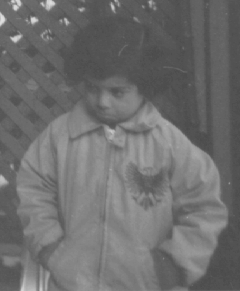
#> input picture final_exam/pout.tif, 240 x 291 px
$ python solve14.py
#> lines starting #> are read from the running program, lines starting #| are printed output that depends on the picture
"""Problem 14: Match the histogram of one image to a reference image."""

from contextlib import redirect_stdout
from io import StringIO
from pathlib import Path
import sys
from textwrap import wrap

import cv2
import matplotlib
import numpy as np

import matplotlib.pyplot as plt

BASE_DIR = Path(__file__).resolve().parent


class Tee(StringIO):
    def write(self, text: str) -> int:
        sys.__stdout__.write(text)
        sys.__stdout__.flush()
        return super().write(text)


def run_with_gui(main, title: str) -> None:
    capture = Tee()
    with redirect_stdout(capture):
        main()
    text = "\n".join(
        part for line in capture.getvalue().strip().splitlines()
        for part in (wrap(line, width=90) or [""])
    )
    if text:
        figure = plt.figure(figsize=(10, 5))
        figure.canvas.manager.set_window_title(title)
        figure.text(0.03, 0.95, text, va="top", family="monospace")
        figure.suptitle(title, fontweight="bold")
        plt.axis("off")
        plt.show()
        plt.close(figure)


def load_gray(name: str) -> np.ndarray:
#> called with name = 'pout.tif'
    image = cv2.imread(str(BASE_DIR / name), cv2.IMREAD_GRAYSCALE)
#> image is the input picture: shape (291, 240); min 74, max 224, mean 110.3
#> call 2 of load_gray, with name = 'cameraman.tif'
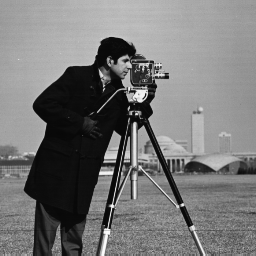
#> input picture final_exam/cameraman.tif, 256 x 256 px
#> in load_gray, image is the input picture: shape (256, 256); min 7, max 253, mean 118.7
    if image is None:
        raise FileNotFoundError(f"Could not read {BASE_DIR / name}")
    return image


def resize_like(image: np.ndarray, reference: np.ndarray) -> np.ndarray:
    return cv2.resize(image, (reference.shape[1], reference.shape[0]))
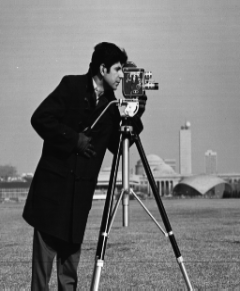
#> returned value: shape (291, 240); min 7, max 251, mean 118.6


def save_panels(filename: str, panels: list[tuple[str, np.ndarray]]) -> None:
    figure, axes = plt.subplots(1, len(panels), figsize=(4 * len(panels), 4))
    for axis, (title, image) in zip(axes, panels):
        axis.imshow(image, cmap="gray", vmin=0, vmax=255)
        axis.set_title(title)
        axis.axis("off")
    figure.tight_layout()
    plt.show()
    plt.close(figure)


def histogram_match(source: np.ndarray, reference: np.ndarray) -> np.ndarray:
    source_hist = np.bincount(source.ravel(), minlength=256).astype(np.float64)
#> source_hist = 256 values, max 3628 at index 82, min 0 at index 0, mean 272.8
    reference_hist = np.bincount(
        reference.ravel(), minlength=256
    ).astype(np.float64)
#> reference_hist = 256 values, max 1839 at index 14, min 0 at index 0, mean 272.8
    source_cdf = np.cumsum(source_hist) / source.size
#> source_cdf = 256 values from 0 to 1
    reference_cdf = np.cumsum(reference_hist) / reference.size
#> reference_cdf = 256 values from 0 to 1

    lookup = np.empty(256, dtype=np.uint8)
    for intensity in range(256):
        lookup[intensity] = np.argmin(
            np.abs(reference_cdf - source_cdf[intensity])
        )
#> after the loop, lookup = 256 values from 0 to 251
    return lookup[source]
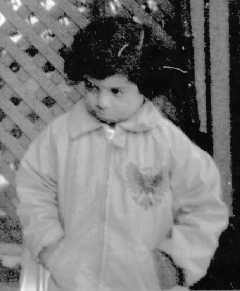
#> returned value: shape (291, 240); min 0, max 251, mean 120.2


def main() -> None:
    source = load_gray("pout.tif")
    reference = resize_like(load_gray("cameraman.tif"), source)
    matched = histogram_match(source, reference)
    save_panels(
        "solve14_histogram_matching.png",
        [
            ("Source", source),
            ("Reference", reference),
            ("Histogram matched", matched),
        ],
    )
#> in save_panels, `plt.show()`:
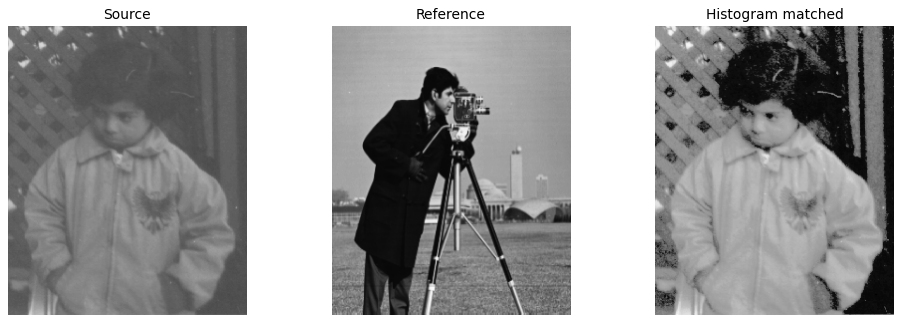
#> figure drawn by matplotlib, 3 panels
    assert matched.shape == source.shape
    print("Source histogram matched to the cameraman reference.")


if __name__ == "__main__":
    run_with_gui(main, "Problem 14 Results")
